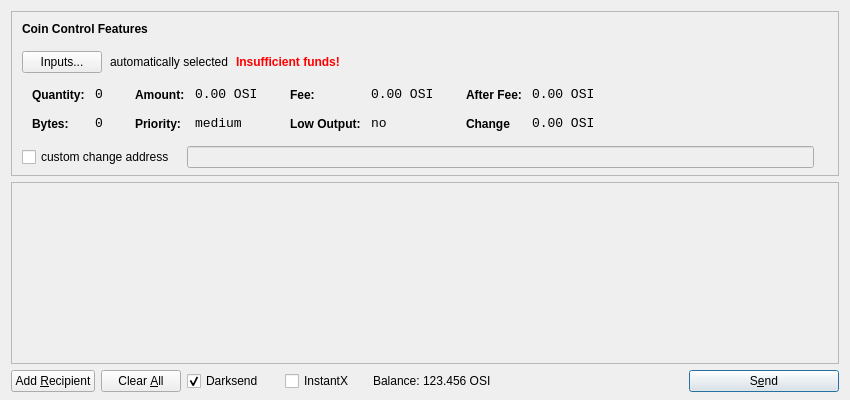
<?xml version="1.0" encoding="UTF-8"?>
<ui version="4.0">
 <class>SendCoinsDialog</class>
 <widget class="QDialog" name="SendCoinsDialog">
  <property name="geometry">
   <rect>
    <x>0</x>
    <y>0</y>
    <width>850</width>
    <height>400</height>
   </rect>
  </property>
  <property name="windowTitle">
   <string>Send Coins</string>
  </property>
  <layout class="QVBoxLayout" name="verticalLayout" stretch="0,1,0">
   <property name="bottomMargin">
    <number>8</number>
   </property>
   <item>
    <widget class="QFrame" name="frameCoinControl">
     <property name="sizePolicy">
      <sizepolicy hsizetype="Expanding" vsizetype="Expanding">
       <horstretch>0</horstretch>
       <verstretch>0</verstretch>
      </sizepolicy>
     </property>
     <property name="maximumSize">
      <size>
       <width>16777215</width>
       <height>16777215</height>
      </size>
     </property>
     <property name="frameShape">
      <enum>QFrame::StyledPanel</enum>
     </property>
     <property name="frameShadow">
      <enum>QFrame::Sunken</enum>
     </property>
     <layout class="QVBoxLayout" name="verticalLayoutCoinControl2">
      <property name="spacing">
       <number>-1</number>
      </property>
      <property name="leftMargin">
       <number>0</number>
      </property>
      <property name="topMargin">
       <number>0</number>
      </property>
      <property name="rightMargin">
       <number>0</number>
      </property>
      <property name="bottomMargin">
       <number>6</number>
      </property>
      <item>
       <layout class="QVBoxLayout" name="verticalLayoutCoinControl" stretch="0,0,0,0,1">
        <property name="spacing">
         <number>0</number>
        </property>
        <property name="leftMargin">
         <number>10</number>
        </property>
        <property name="topMargin">
         <number>10</number>
        </property>
        <item>
         <layout class="QHBoxLayout" name="horizontalLayoutCoinControl1">
          <property name="bottomMargin">
           <number>15</number>
          </property>
          <item>
           <widget class="QLabel" name="labelCoinControlFeatures">
            <property name="sizePolicy">
             <sizepolicy hsizetype="Preferred" vsizetype="Maximum">
              <horstretch>0</horstretch>
              <verstretch>0</verstretch>
             </sizepolicy>
            </property>
            <property name="font">
             <font>
              <weight>75</weight>
              <bold>true</bold>
             </font>
            </property>
            <property name="styleSheet">
             <string notr="true">font-weight:bold;</string>
            </property>
            <property name="text">
             <string>Coin Control Features</string>
            </property>
           </widget>
          </item>
         </layout>
        </item>
        <item>
         <layout class="QHBoxLayout" name="horizontalLayoutCoinControl2" stretch="0,0,0,0">
          <property name="spacing">
           <number>8</number>
          </property>
          <property name="bottomMargin">
           <number>10</number>
          </property>
          <item>
           <widget class="QPushButton" name="pushButtonCoinControl">
            <property name="styleSheet">
             <string notr="true"/>
            </property>
            <property name="text">
             <string>Inputs...</string>
            </property>
           </widget>
          </item>
          <item>
           <widget class="QLabel" name="labelCoinControlAutomaticallySelected">
            <property name="text">
             <string>automatically selected</string>
            </property>
            <property name="margin">
             <number>5</number>
            </property>
           </widget>
          </item>
          <item>
           <widget class="QLabel" name="labelCoinControlInsuffFunds">
            <property name="font">
             <font>
              <weight>75</weight>
              <bold>true</bold>
             </font>
            </property>
            <property name="styleSheet">
             <string notr="true">color:red;font-weight:bold;</string>
            </property>
            <property name="text">
             <string>Insufficient funds!</string>
            </property>
            <property name="margin">
             <number>5</number>
            </property>
           </widget>
          </item>
          <item>
           <spacer name="horizontalSpacerCoinControl">
            <property name="orientation">
             <enum>Qt::Horizontal</enum>
            </property>
            <property name="sizeHint" stdset="0">
             <size>
              <width>40</width>
              <height>1</height>
             </size>
            </property>
           </spacer>
          </item>
         </layout>
        </item>
        <item>
         <widget class="QWidget" name="widgetCoinControl" native="true">
          <property name="sizePolicy">
           <sizepolicy hsizetype="Preferred" vsizetype="Preferred">
            <horstretch>0</horstretch>
            <verstretch>0</verstretch>
           </sizepolicy>
          </property>
          <property name="minimumSize">
           <size>
            <width>0</width>
            <height>0</height>
           </size>
          </property>
          <property name="styleSheet">
           <string notr="true"/>
          </property>
          <layout class="QHBoxLayout" name="horizontalLayoutCoinControl5">
           <property name="margin">
            <number>0</number>
           </property>
           <item>
            <layout class="QHBoxLayout" name="horizontalLayoutCoinControl3" stretch="0,0,0,1">
             <property name="spacing">
              <number>20</number>
             </property>
             <property name="topMargin">
              <number>0</number>
             </property>
             <property name="bottomMargin">
              <number>10</number>
             </property>
             <item>
              <layout class="QFormLayout" name="formLayoutCoinControl1">
               <property name="horizontalSpacing">
                <number>10</number>
               </property>
               <property name="verticalSpacing">
                <number>14</number>
               </property>
               <property name="leftMargin">
                <number>10</number>
               </property>
               <property name="topMargin">
                <number>4</number>
               </property>
               <property name="rightMargin">
                <number>6</number>
               </property>
               <item row="0" column="0">
                <widget class="QLabel" name="labelCoinControlQuantityText">
                 <property name="styleSheet">
                  <string notr="true">font-weight:bold;</string>
                 </property>
                 <property name="text">
                  <string>Quantity:</string>
                 </property>
                 <property name="margin">
                  <number>0</number>
                 </property>
                </widget>
               </item>
               <item row="0" column="1">
                <widget class="QLabel" name="labelCoinControlQuantity">
                 <property name="font">
                  <font>
                   <family>Monospace</family>
                   <pointsize>10</pointsize>
                  </font>
                 </property>
                 <property name="cursor">
                  <cursorShape>IBeamCursor</cursorShape>
                 </property>
                 <property name="contextMenuPolicy">
                  <enum>Qt::ActionsContextMenu</enum>
                 </property>
                 <property name="text">
                  <string>0</string>
                 </property>
                 <property name="margin">
                  <number>0</number>
                 </property>
                 <property name="textInteractionFlags">
                  <set>Qt::LinksAccessibleByMouse|Qt::TextSelectableByKeyboard|Qt::TextSelectableByMouse</set>
                 </property>
                </widget>
               </item>
               <item row="1" column="0">
                <widget class="QLabel" name="labelCoinControlBytesText">
                 <property name="styleSheet">
                  <string notr="true">font-weight:bold;</string>
                 </property>
                 <property name="text">
                  <string>Bytes:</string>
                 </property>
                </widget>
               </item>
               <item row="1" column="1">
                <widget class="QLabel" name="labelCoinControlBytes">
                 <property name="font">
                  <font>
                   <family>Monospace</family>
                   <pointsize>10</pointsize>
                  </font>
                 </property>
                 <property name="cursor">
                  <cursorShape>IBeamCursor</cursorShape>
                 </property>
                 <property name="contextMenuPolicy">
                  <enum>Qt::ActionsContextMenu</enum>
                 </property>
                 <property name="text">
                  <string>0</string>
                 </property>
                 <property name="textInteractionFlags">
                  <set>Qt::LinksAccessibleByMouse|Qt::TextSelectableByKeyboard|Qt::TextSelectableByMouse</set>
                 </property>
                </widget>
               </item>
              </layout>
             </item>
             <item>
              <layout class="QFormLayout" name="formLayoutCoinControl2">
               <property name="horizontalSpacing">
                <number>10</number>
               </property>
               <property name="verticalSpacing">
                <number>14</number>
               </property>
               <property name="leftMargin">
                <number>6</number>
               </property>
               <property name="topMargin">
                <number>4</number>
               </property>
               <property name="rightMargin">
                <number>6</number>
               </property>
               <item row="0" column="0">
                <widget class="QLabel" name="labelCoinControlAmountText">
                 <property name="styleSheet">
                  <string notr="true">font-weight:bold;</string>
                 </property>
                 <property name="text">
                  <string>Amount:</string>
                 </property>
                 <property name="margin">
                  <number>0</number>
                 </property>
                </widget>
               </item>
               <item row="0" column="1">
                <widget class="QLabel" name="labelCoinControlAmount">
                 <property name="font">
                  <font>
                   <family>Monospace</family>
                   <pointsize>10</pointsize>
                  </font>
                 </property>
                 <property name="cursor">
                  <cursorShape>IBeamCursor</cursorShape>
                 </property>
                 <property name="contextMenuPolicy">
                  <enum>Qt::ActionsContextMenu</enum>
                 </property>
                 <property name="text">
                  <string>0.00 OSI</string>
                 </property>
                 <property name="textInteractionFlags">
                  <set>Qt::LinksAccessibleByMouse|Qt::TextSelectableByKeyboard|Qt::TextSelectableByMouse</set>
                 </property>
                </widget>
               </item>
               <item row="1" column="0">
                <widget class="QLabel" name="labelCoinControlPriorityText">
                 <property name="styleSheet">
                  <string notr="true">font-weight:bold;</string>
                 </property>
                 <property name="text">
                  <string>Priority:</string>
                 </property>
                </widget>
               </item>
               <item row="1" column="1">
                <widget class="QLabel" name="labelCoinControlPriority">
                 <property name="font">
                  <font>
                   <family>Monospace</family>
                   <pointsize>10</pointsize>
                  </font>
                 </property>
                 <property name="cursor">
                  <cursorShape>IBeamCursor</cursorShape>
                 </property>
                 <property name="contextMenuPolicy">
                  <enum>Qt::ActionsContextMenu</enum>
                 </property>
                 <property name="text">
                  <string>medium</string>
                 </property>
                 <property name="textInteractionFlags">
                  <set>Qt::LinksAccessibleByMouse|Qt::TextSelectableByKeyboard|Qt::TextSelectableByMouse</set>
                 </property>
                </widget>
               </item>
              </layout>
             </item>
             <item>
              <layout class="QFormLayout" name="formLayoutCoinControl3">
               <property name="horizontalSpacing">
                <number>10</number>
               </property>
               <property name="verticalSpacing">
                <number>14</number>
               </property>
               <property name="leftMargin">
                <number>6</number>
               </property>
               <property name="topMargin">
                <number>4</number>
               </property>
               <property name="rightMargin">
                <number>6</number>
               </property>
               <item row="0" column="0">
                <widget class="QLabel" name="labelCoinControlFeeText">
                 <property name="styleSheet">
                  <string notr="true">font-weight:bold;</string>
                 </property>
                 <property name="text">
                  <string>Fee:</string>
                 </property>
                 <property name="margin">
                  <number>0</number>
                 </property>
                </widget>
               </item>
               <item row="0" column="1">
                <widget class="QLabel" name="labelCoinControlFee">
                 <property name="font">
                  <font>
                   <family>Monospace</family>
                   <pointsize>10</pointsize>
                  </font>
                 </property>
                 <property name="cursor">
                  <cursorShape>IBeamCursor</cursorShape>
                 </property>
                 <property name="contextMenuPolicy">
                  <enum>Qt::ActionsContextMenu</enum>
                 </property>
                 <property name="text">
                  <string>0.00 OSI</string>
                 </property>
                 <property name="textInteractionFlags">
                  <set>Qt::LinksAccessibleByMouse|Qt::TextSelectableByKeyboard|Qt::TextSelectableByMouse</set>
                 </property>
                </widget>
               </item>
               <item row="1" column="0">
                <widget class="QLabel" name="labelCoinControlLowOutputText">
                 <property name="styleSheet">
                  <string notr="true">font-weight:bold;</string>
                 </property>
                 <property name="text">
                  <string>Low Output:</string>
                 </property>
                </widget>
               </item>
               <item row="1" column="1">
                <widget class="QLabel" name="labelCoinControlLowOutput">
                 <property name="font">
                  <font>
                   <family>Monospace</family>
                   <pointsize>10</pointsize>
                  </font>
                 </property>
                 <property name="cursor">
                  <cursorShape>IBeamCursor</cursorShape>
                 </property>
                 <property name="contextMenuPolicy">
                  <enum>Qt::ActionsContextMenu</enum>
                 </property>
                 <property name="text">
                  <string>no</string>
                 </property>
                 <property name="textInteractionFlags">
                  <set>Qt::LinksAccessibleByMouse|Qt::TextSelectableByKeyboard|Qt::TextSelectableByMouse</set>
                 </property>
                </widget>
               </item>
              </layout>
             </item>
             <item>
              <layout class="QFormLayout" name="formLayoutCoinControl4">
               <property name="horizontalSpacing">
                <number>10</number>
               </property>
               <property name="verticalSpacing">
                <number>14</number>
               </property>
               <property name="leftMargin">
                <number>6</number>
               </property>
               <property name="topMargin">
                <number>4</number>
               </property>
               <property name="rightMargin">
                <number>6</number>
               </property>
               <item row="0" column="0">
                <widget class="QLabel" name="labelCoinControlAfterFeeText">
                 <property name="styleSheet">
                  <string notr="true">font-weight:bold;</string>
                 </property>
                 <property name="text">
                  <string>After Fee:</string>
                 </property>
                 <property name="margin">
                  <number>0</number>
                 </property>
                </widget>
               </item>
               <item row="0" column="1">
                <widget class="QLabel" name="labelCoinControlAfterFee">
                 <property name="font">
                  <font>
                   <family>Monospace</family>
                   <pointsize>10</pointsize>
                  </font>
                 </property>
                 <property name="cursor">
                  <cursorShape>IBeamCursor</cursorShape>
                 </property>
                 <property name="contextMenuPolicy">
                  <enum>Qt::ActionsContextMenu</enum>
                 </property>
                 <property name="text">
                  <string>0.00 OSI</string>
                 </property>
                 <property name="textInteractionFlags">
                  <set>Qt::LinksAccessibleByMouse|Qt::TextSelectableByKeyboard|Qt::TextSelectableByMouse</set>
                 </property>
                </widget>
               </item>
               <item row="1" column="0">
                <widget class="QLabel" name="labelCoinControlChangeText">
                 <property name="styleSheet">
                  <string notr="true">font-weight:bold;</string>
                 </property>
                 <property name="text">
                  <string>Change</string>
                 </property>
                </widget>
               </item>
               <item row="1" column="1">
                <widget class="QLabel" name="labelCoinControlChange">
                 <property name="font">
                  <font>
                   <family>Monospace</family>
                   <pointsize>10</pointsize>
                  </font>
                 </property>
                 <property name="cursor">
                  <cursorShape>IBeamCursor</cursorShape>
                 </property>
                 <property name="contextMenuPolicy">
                  <enum>Qt::ActionsContextMenu</enum>
                 </property>
                 <property name="text">
                  <string>0.00 OSI</string>
                 </property>
                 <property name="textInteractionFlags">
                  <set>Qt::LinksAccessibleByMouse|Qt::TextSelectableByKeyboard|Qt::TextSelectableByMouse</set>
                 </property>
                </widget>
               </item>
              </layout>
             </item>
            </layout>
           </item>
          </layout>
         </widget>
        </item>
        <item>
         <layout class="QHBoxLayout" name="horizontalLayoutCoinControl4" stretch="0,0,0">
          <property name="spacing">
           <number>12</number>
          </property>
          <property name="sizeConstraint">
           <enum>QLayout::SetDefaultConstraint</enum>
          </property>
          <property name="topMargin">
           <number>5</number>
          </property>
          <property name="rightMargin">
           <number>5</number>
          </property>
          <item>
           <widget class="QCheckBox" name="checkBoxCoinControlChange">
            <property name="text">
             <string>custom change address</string>
            </property>
           </widget>
          </item>
          <item>
           <widget class="QLineEdit" name="lineEditCoinControlChange">
            <property name="enabled">
             <bool>false</bool>
            </property>
            <property name="sizePolicy">
             <sizepolicy hsizetype="Expanding" vsizetype="Fixed">
              <horstretch>0</horstretch>
              <verstretch>0</verstretch>
             </sizepolicy>
            </property>
           </widget>
          </item>
          <item>
           <widget class="QLabel" name="labelCoinControlChangeLabel">
            <property name="sizePolicy">
             <sizepolicy hsizetype="Preferred" vsizetype="Expanding">
              <horstretch>0</horstretch>
              <verstretch>0</verstretch>
             </sizepolicy>
            </property>
            <property name="minimumSize">
             <size>
              <width>0</width>
              <height>0</height>
             </size>
            </property>
            <property name="text">
             <string/>
            </property>
            <property name="margin">
             <number>3</number>
            </property>
           </widget>
          </item>
         </layout>
        </item>
        <item>
         <spacer name="verticalSpacerCoinControl">
          <property name="orientation">
           <enum>Qt::Vertical</enum>
          </property>
          <property name="sizeHint" stdset="0">
           <size>
            <width>800</width>
            <height>1</height>
           </size>
          </property>
         </spacer>
        </item>
       </layout>
      </item>
     </layout>
    </widget>
   </item>
   <item>
    <widget class="QScrollArea" name="scrollArea">
     <property name="widgetResizable">
      <bool>true</bool>
     </property>
     <widget class="QWidget" name="scrollAreaWidgetContents">
      <property name="geometry">
       <rect>
        <x>0</x>
        <y>0</y>
        <width>830</width>
        <height>165</height>
       </rect>
      </property>
      <layout class="QVBoxLayout" name="verticalLayout_2">
       <property name="margin">
        <number>0</number>
       </property>
       <item>
        <layout class="QVBoxLayout" name="entries">
         <property name="spacing">
          <number>6</number>
         </property>
        </layout>
       </item>
       <item>
        <spacer name="verticalSpacer">
         <property name="orientation">
          <enum>Qt::Vertical</enum>
         </property>
         <property name="sizeHint" stdset="0">
          <size>
           <width>20</width>
           <height>40</height>
          </size>
         </property>
        </spacer>
       </item>
      </layout>
     </widget>
    </widget>
   </item>
   <item>
    <layout class="QHBoxLayout" name="horizontalLayout">
     <item>
      <widget class="QPushButton" name="addButton">
       <property name="toolTip">
        <string>Send to multiple recipients at once</string>
       </property>
       <property name="text">
        <string>Add &amp;Recipient</string>
       </property>
       <property name="autoDefault">
        <bool>false</bool>
       </property>
      </widget>
     </item>
     <item>
      <widget class="QPushButton" name="clearButton">
       <property name="sizePolicy">
        <sizepolicy hsizetype="Minimum" vsizetype="Fixed">
         <horstretch>0</horstretch>
         <verstretch>0</verstretch>
        </sizepolicy>
       </property>
       <property name="toolTip">
        <string>Remove all transaction fields</string>
       </property>
       <property name="text">
        <string>Clear &amp;All</string>
       </property>
       <property name="autoRepeatDelay">
        <number>300</number>
       </property>
       <property name="autoDefault">
        <bool>false</bool>
       </property>
      </widget>
     </item>
     <item>
      <layout class="QHBoxLayout" name="horizontalLayout_2">
       <property name="spacing">
        <number>3</number>
       </property>
        <item>
        <widget class="QCheckBox" name="checkUseDarksend">
         <property name="minimumSize">
          <size>
           <width>95</width>
           <height>0</height>
          </size>
         </property>
         <property name="text">
          <string>Darksend</string>
         </property>
         <property name="checked">
          <bool>true</bool>
         </property>
        </widget>
       </item>
       <item>
        <widget class="QCheckBox" name="checkInstantX">
         <property name="enabled">
          <bool>true</bool>
         </property>
         <property name="minimumSize">
          <size>
           <width>85</width>
           <height>0</height>
          </size>
         </property>
         <property name="text">
          <string>InstantX</string>
         </property>
        </widget>
       </item>
       <item>
        <widget class="QLabel" name="label">
         <property name="sizePolicy">
          <sizepolicy hsizetype="Preferred" vsizetype="Fixed">
           <horstretch>0</horstretch>
           <verstretch>0</verstretch>
          </sizepolicy>
         </property>
         <property name="text">
          <string>Balance:</string>
         </property>
        </widget>
       </item>
       <item>
        <widget class="QLabel" name="labelBalance">
         <property name="sizePolicy">
          <sizepolicy hsizetype="Preferred" vsizetype="Fixed">
           <horstretch>0</horstretch>
           <verstretch>0</verstretch>
          </sizepolicy>
         </property>
         <property name="cursor">
          <cursorShape>IBeamCursor</cursorShape>
         </property>
         <property name="text">
          <string>123.456 OSI</string>
         </property>
         <property name="textInteractionFlags">
          <set>Qt::LinksAccessibleByMouse|Qt::TextSelectableByKeyboard|Qt::TextSelectableByMouse</set>
         </property>
        </widget>
       </item>
      </layout>
     </item>
     <item>
      <spacer name="horizontalSpacer">
       <property name="orientation">
        <enum>Qt::Horizontal</enum>
       </property>
       <property name="sizeHint" stdset="0">
        <size>
         <width>40</width>
         <height>20</height>
        </size>
       </property>
      </spacer>
     </item>
     <item>
      <widget class="QPushButton" name="sendButton">
       <property name="minimumSize">
        <size>
         <width>150</width>
         <height>0</height>
        </size>
       </property>
       <property name="toolTip">
        <string>Confirm the send action</string>
       </property>
       <property name="text">
        <string>S&amp;end</string>
       </property>
       <property name="icon">
        <iconset resource="../bitcoin.qrc">
         <normaloff>:/icons/send</normaloff>:/icons/send</iconset>
       </property>
       <property name="default">
        <bool>true</bool>
       </property>
      </widget>
     </item>
    </layout>
   </item>
  </layout>
 </widget>
 <resources>
  <include location="../bitcoin.qrc"/>
 </resources>
 <connections/>
</ui>
